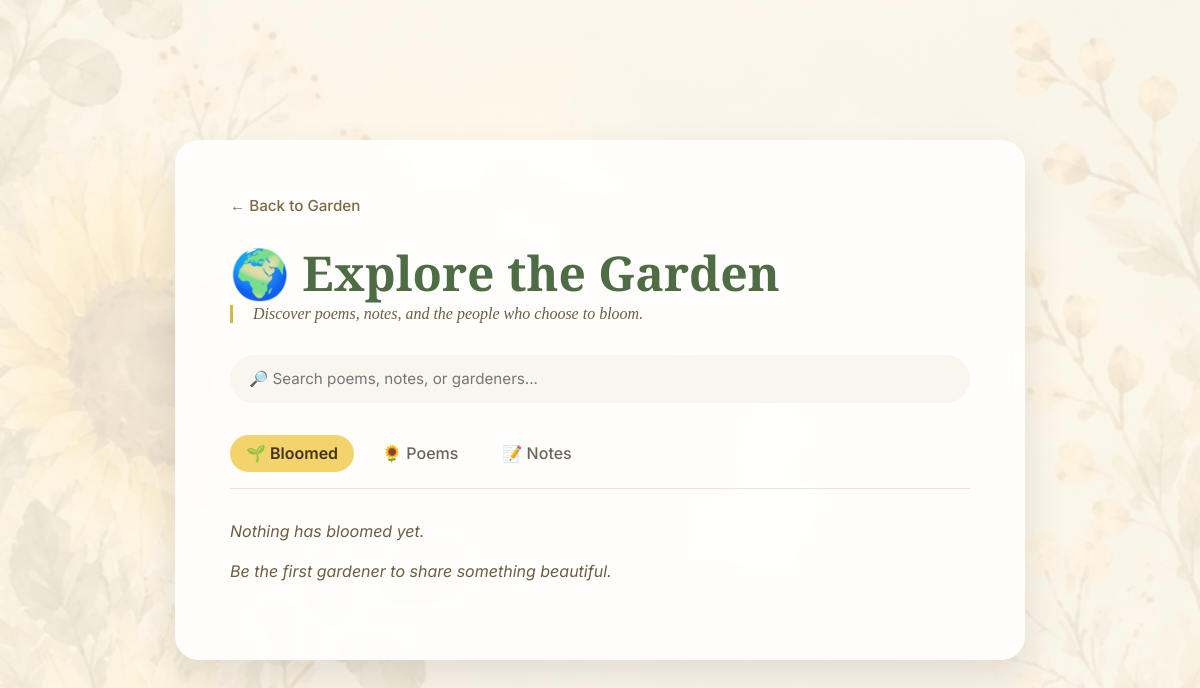
Page /explore/ (signed in) on the earlier database version.
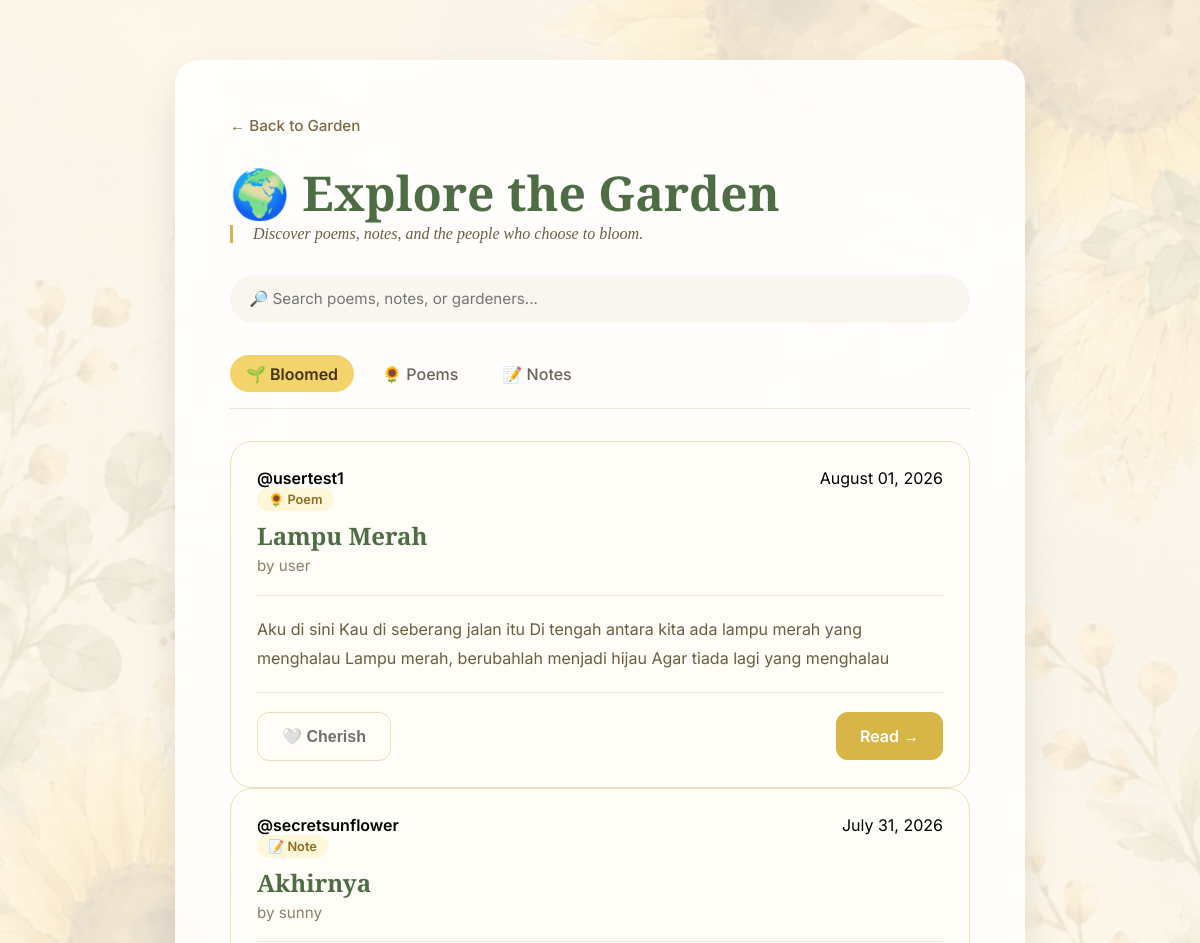
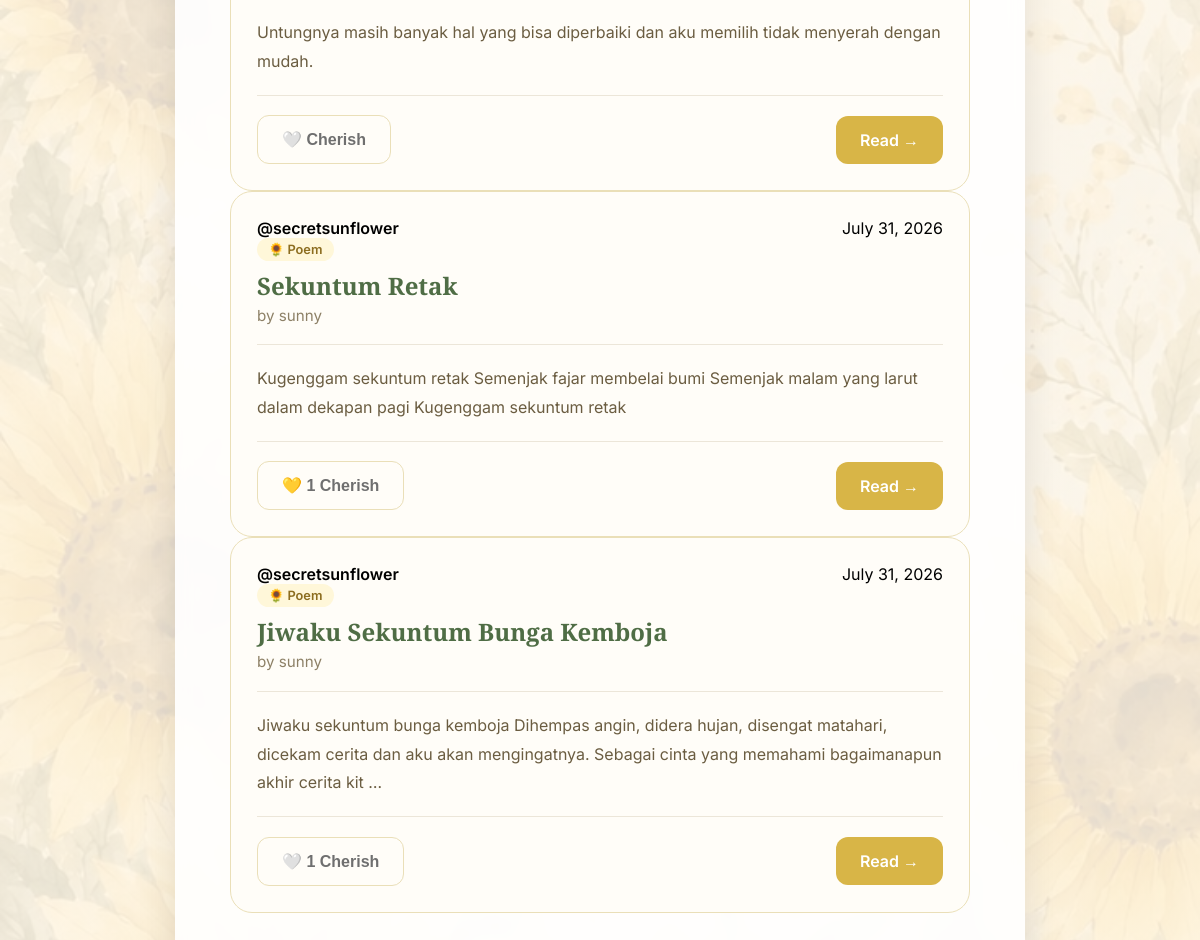
Same page on the later database version (2 pictures, top to bottom).
### app/models.py (models this page shows, shortened)
class Poem(db.Model):
    __tablename__ = "poems"
    id = db.Column(
        db.Integer,
        primary_key=True,
    )
    title = db.Column(
        db.String(150),
        nullable=False,
    )
    content = db.Column(
        db.Text,
        nullable=False,
    )
    is_public = db.Column(
        db.Boolean,
        default=False,
        nullable=False,
    )
    created_at = db.Column(
        db.DateTime,
        default=datetime.utcnow,
        nullable=False,
    )
    updated_at = db.Column(
        db.DateTime,
        default=datetime.utcnow,
        onupdate=datetime.utcnow,
        nullable=False,
    )
    user_id = db.Column(
        db.Integer,
        db.ForeignKey("users.id"),
        nullable=False,
    )
    author = db.relationship(
        "User",
        back_populates="poems",
    )
    cherishes = db.relationship(
    "Cherish",
    back_populates="poem",
    cascade="all, delete-orphan",
)

class User(UserMixin, db.Model):
    __tablename__ = "users"
    id = db.Column(
        db.Integer,
        primary_key=True,
    )
    username = db.Column(
        db.String(50),
        unique=True,
        nullable=False,
    )
    display_name = db.Column(
        db.String(100),
        nullable=False,
    )
    email = db.Column(
        db.String(120),
        unique=True,
        nullable=False,
    )
    password_hash = db.Column(
        db.String(255),
        nullable=False,
    )
    created_at = db.Column(
        db.DateTime,
        default=datetime.utcnow,
        nullable=False,
    )
    bio = db.Column(
        db.String(250),
        nullable=True,
    )
    poems = db.relationship(
        "Poem",
        back_populates="author",
        cascade="all, delete-orphan",
        lazy=True,
    )
    notes = db.relationship(
        "Note",
        back_populates="author",
        cascade="all, delete-orphan",
        lazy=True,
    )
    cherishes = db.relationship(
    "Cherish",
    back_populates="user",
    cascade="all, delete-orphan",
)

class Note(db.Model):
    __tablename__ = "notes"
    id = db.Column(
        db.Integer,
        primary_key=True,
    )
    title = db.Column(
        db.String(150),
        nullable=False,
    )
    content = db.Column(
        db.Text,
        nullable=False,
    )
    is_public = db.Column(
        db.Boolean,
        default=False,
        nullable=False,
    )
    created_at = db.Column(
        db.DateTime,
        default=datetime.utcnow,
        nullable=False,
    )
    updated_at = db.Column(
        db.DateTime,
        default=datetime.utcnow,
        onupdate=datetime.utcnow,
        nullable=False,
    )
    user_id = db.Column(
        db.Integer,
        db.ForeignKey("users.id"),
        nullable=False,
    )
    author = db.relationship(
        "User",
        back_populates="notes",
    )
    cherishes = db.relationship(
    "Cherish",
    back_populates="note",
    cascade="all, delete-orphan",
)

### app/explore/routes.py (the view)
@explore.route("/")
@login_required
def home():
    active_tab = request.args.get(
        "tab",
        "bloomed",
    )
    poems = (
        Poem.query.filter_by(
            is_public=True,
        )
        .order_by(
            Poem.created_at.desc(),
        )
        .all()
    )
    notes = (
        Note.query.filter_by(
            is_public=True,
        )
        .order_by(
            Note.created_at.desc(),
        )
        .all()
    )
    if active_tab == "poems":
        feed = poems
    elif active_tab == "notes":
        feed = notes
    else:
        feed = sorted(
            poems + notes,
            key=lambda item: item.created_at,
            reverse=True,
        )
    for item in feed:
        item.is_cherished = any(
        cherish.user_id == current_user.id
        for cherish in item.cherishes
    )
    return render_template(
        "explore/home.html",
        active_tab=active_tab,
        feed=feed,
    )

### app/templates/explore/home.html (shortened to what this page needs)
<!DOCTYPE html>
<html lang="en">
<head>
    <link rel="stylesheet"
          href="{{ url_for('static', filename='css/poem.css') }}">
</head>
<body>
<main class="container">
    <div class="card poems-overview">
        <a href="{{ url_for('garden.home') }}"
           class="back-link">
            ← Back to Garden
        </a>
        <h1>
            🌍 Explore the Garden
        </h1>
        <p class="intro">
            Discover poems, notes, and the people who choose to bloom.
        </p>
        <div class="explore-search">
            <input
                type="search"
                placeholder="🔎 Search poems, notes, or gardeners...">
        </div>
        <nav class="explore-tabs">
            <a href="{{ url_for('explore.home', tab='bloomed') }}"
               class="{% if active_tab == 'bloomed' %}active{% endif %}">
                🌱 Bloomed
            </a>
            <a href="{{ url_for('explore.home', tab='poems') }}"
               class="{% if active_tab == 'poems' %}active{% endif %}">
                🌻 Poems
            </a>
            <a href="{{ url_for('explore.home', tab='notes') }}"
               class="{% if active_tab == 'notes' %}active{% endif %}">
                📝 Notes
            </a>
        </nav>
        <section class="explore-feed">
            {% if feed %}
                {% for item in feed %}
<article class="poem-card">
    <div class="poem-card-header">
        <div>
            <a href="{{ url_for(
                'profile.public_profile',
                username=item.author.username
            ) }}"
            class="feed-username">
                @{{ item.author.username }}
            </a>
        </div>
        <time datetime="{{ item.created_at.isoformat() }}">
            {{ item.created_at.strftime('%B %d, %Y') }}
        </time>
    </div>
    <div class="content-type">
        {% if item.__class__.__name__ == "Poem" %}
            🌻 Poem
        {% else %}
            📝 Note
        {% endif %}
    </div>
    <h2>
        {{ item.title }}
    </h2>
    <p class="author">
        by {{ item.author.display_name }}
    </p>
    <div class="community-divider"></div>
    <p class="poem-preview">
        {{ item.content[:180] }}
        {% if item.content|length > 180 %}
            …
        {% endif %}
    </p>
    <div class="community-divider"></div>
<div class="community-footer">
    {% if item.__class__.__name__ == "Poem" %}
        <form
            action="{{ url_for(
                'cherish.cherish_poem',
                poem_id=item.id
            ) }}"
            method="POST"
            style="display:inline;">
            <button
    type="submit"
    class="button secondary">
    {% if item.cherishes|length == 0 %}
        🤍 Cherish
    {% else %}
        {% if item.is_cherished %}
            💛
        {% else %}
            🤍
        {% endif %}
        {{ item.cherishes|length }}
        {{ "Cherish" if item.cherishes|length == 1 else "Cherishes" }}
    {% endif %}
</button>
    </form>
    {% else %}
        <form
            action="{{ url_for(
                'cherish.cherish_note',
                note_id=item.id
            ) }}"
            method="POST"
            style="display:inline;">
        <button
    type="submit"
    class="button secondary">
    {% if item.cherishes|length == 0 %}
        🤍 Cherish
    {% endif %}
</button>
        </form>
    {% endif %}
    {% if item.__class__.__name__ == "Poem" %}
        <a href="{{ url_for(
            'poem.view_poem',
            poem_id=item.id
        ) }}"
        class="button">
            Read →
        </a>
    {% else %}
        <a href="{{ url_for(
            'note.view_note',
            note_id=item.id
        ) }}"
        class="button">
            Read →
        </a>
    {% endif %}
</div>
</article>
{% endfor %}
            {% else %}
                <p class="empty-state">
                    Nothing has bloomed yet.
                    <br><br>
                    Be the first gardener to share something beautiful.
                </p>
            {% endif %}
        </section>
    </div>
</main>
</body>
</html>

### app/static/css/poem.css (style rules this page uses)
* { margin:0; padding:0; box-sizing:border-box; }
body { font-family:"Inter",sans-serif; background: linear-gradient( rgba(255,248,235,.88), rgba(255,248,235,.88) ), url("../img/andbees.jfif"); background-size:cover; background-position:center; background-attachment:fixed; min-height:100vh; display:flex; justify-content:center; align-items:center; padding:60px 20px; }
.container { width:100%; max-width:850px; }
.card { background:rgba(255,255,255,.90); backdrop-filter:blur(8px); border-radius:24px; padding:55px; box-shadow: 0 18px 40px rgba(0,0,0,.10); }
.back-link { text-decoration:none; color:#7b6943; font-size:.95rem; font-weight:500; transition:.25s; }
h1 { margin-top:25px; font-family:"Cormorant Garamond",serif; font-size:3rem; color:#4f6d45; }
form { display:flex; flex-direction:column; gap:18px; }
.intro { border-left:3px solid #d8b547; padding-left:20px; font-family:"Lora", serif; font-size:1rem; font-style:italic; color:#6b5d41; }
input, textarea { width:100%; border:none; outline:none; background:#fffdf8; border:1px solid #eadfb8; border-radius:14px; padding:16px 18px; font-size:1rem; transition:.25s; font-family:"Inter",sans-serif; }
button { border:none; cursor:pointer; border-radius:12px; padding:14px 28px; font-size:1rem; font-weight:600; color:white; background:#d8b547; transition:.3s; }
.poem-card, .poem-detail, .poem-confirm { background:#fffdf8; border:1px solid #eadfb8; border-radius:22px; padding:26px; }
.poem-card-header { display:flex; justify-content:space-between; align-items:flex-start; gap:16px; flex-wrap:wrap; }
.poem-card h2, .poem-detail h1, .poem-confirm h1 { font-family:"Cormorant Garamond",serif; color:#4f6d45; margin:0; }
.poem-preview, .poem-date, .poem-content, .confirm-details p { color:#6b5d41; line-height:1.8; }
.poem-preview { margin:18px 0; font-size:1rem; }
.button { display:inline-flex; align-items:center; justify-content:center; padding:14px 24px; border-radius:12px; background:#d8b547; color:#fff; text-decoration:none; font-weight:600; }
.button.secondary, .cancel { background:transparent; color:#6f6f6f; border:1px solid #eadfb8; }
.author { color:#8d8066; font-size:.95rem; margin-top:4px; }
.explore-search { margin:2rem 0; }
.explore-search input { width:100%; padding:0.9rem 1.2rem; border:none; border-radius:999px; background:#f8f6ef; font-size:0.95rem; font-family:inherit; outline:none; transition:.25s; }
.explore-tabs { display:flex; gap:0.75rem; margin-bottom:2rem; border-bottom:1px solid #ece6d9; padding-bottom:1rem; }
.explore-tabs a { text-decoration:none; color:#6b6457; padding:0.55rem 1rem; border-radius:999px; transition:.25s; font-weight:500; }
.explore-tabs a.active { background:#f3d36b; color:#43330d; font-weight:600; }
.content-type { display:inline-block; margin-bottom:.5rem; font-size:.8rem; font-weight:600; color:#8c6d1f; background:#fff7d9; padding:.25rem .7rem; border-radius:999px; }
.community-divider { border-top:1px solid #ece6d9; margin:1.2rem 0; }
.community-footer { display:flex; justify-content:space-between; align-items:center; }
.feed-username { color: inherit; text-decoration: none; font-weight: 600; }

Differences in the rows shown:
added Poem: author.username "usertest1", created_at "August 01, 2026", shows "🌻 Poem", title "Lampu Merah", author.display_name "user", content "Aku di sini Kau di seberang jalan itu Di tengah antara kita ada lampu merah yang menghalau Lampu merah, berubahlah menjadi hijau Agar tiada lagi yang menghalau", shows "🤍 Cherish"
added Note: author.username "secretsunflower", created_at "July 31, 2026", shows "📝 Note", title "Akhirnya", author.display_name "sunny", content "Untungnya masih banyak hal yang bisa diperbaiki dan aku memilih tidak menyerah dengan mudah.", shows "🤍 Cherish"
added Poem: author.username "secretsunflower", created_at "July 31, 2026", shows "🌻 Poem", title "Sekuntum Retak", author.display_name "sunny", content "Kugenggam sekuntum retak Semenjak fajar membelai bumi Semenjak malam yang larut dalam dekapan pagi Kugenggam sekuntum retak", cherishes|length "1", cherishes "Cherish"
added Poem: author.username "secretsunflower", created_at "July 31, 2026", shows "🌻 Poem", title "Jiwaku Sekuntum Bunga Kemboja", author.display_name "sunny", content "Jiwaku sekuntum bunga kemboja Dihempas angin, didera hujan, disengat matahari, dicekam cerita dan aku akan mengingatnya. Sebagai cinta yang memahami bagaimanapun akhir cerita kit", cherishes|length "1", cherishes "Cherish"
Other differences:
text no longer shown: "Nothing has bloomed yet. Be the first gardener to share something beautiful."
